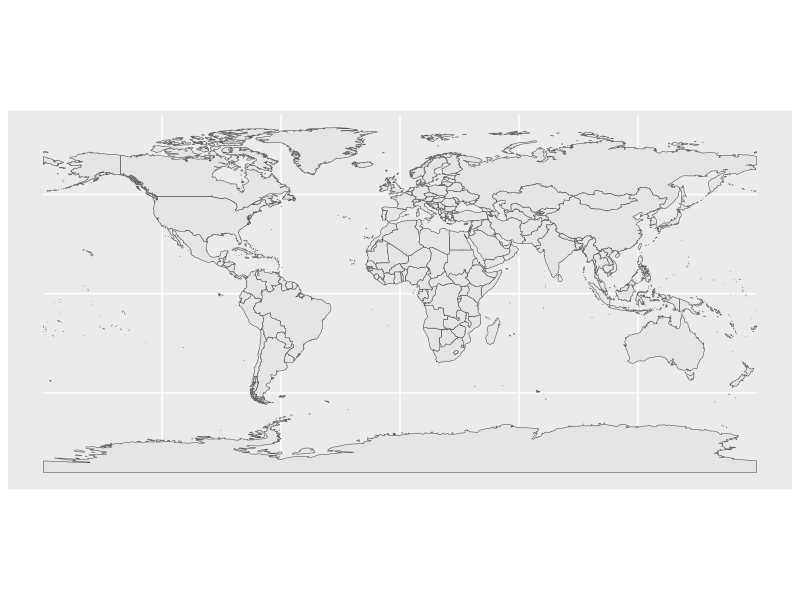
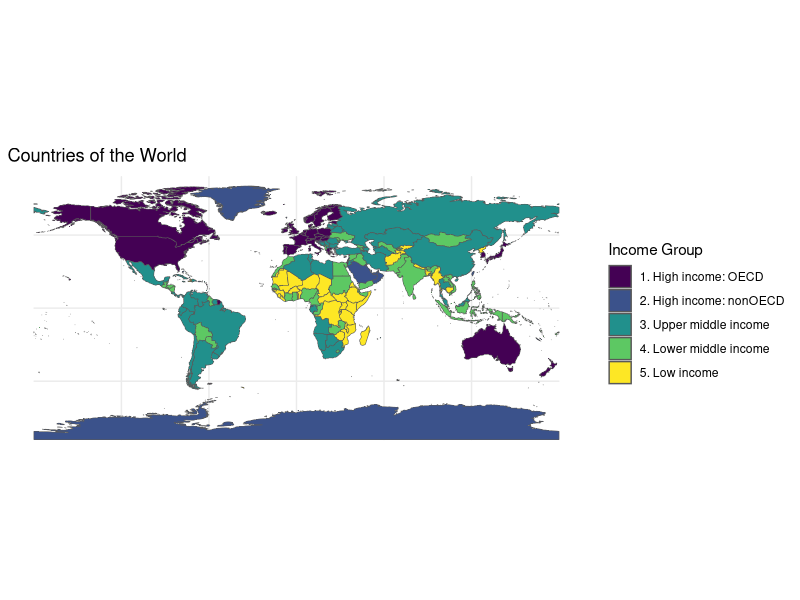

The R script that drew these images, in order:
## ---- chunk 1
#| code-fold: true
#| code-summary: "Show the code"
#| message: false
#| warning: false

library(rnaturalearth) # natural earth data

library(ggplot2) # beautiful maps

library(dplyr) # data wrangling

library(sf) # simple (spatial) features

## ---- chunk 2
#| code-fold: true
#| code-summary: "Show the code"
#| message: false

mapdata <- ne_countries(scale = "medium", # medium scale
                        returnclass = "sf") # as sf object

## ---- chunk 3
#| code-fold: true
#| code-summary: "Show the code"
#| message: false

ggplot(mapdata) + # the data I am mapping
  geom_sf() # the geometry I am using

## ---- chunk 4
#| code-fold: true
#| code-summary: "Show the code"
#| message: false

ggplot(mapdata) + # the sf data that I am mapping
  geom_sf(aes(fill = income_grp)) + # what goes on the map: FILL
  scale_fill_viridis_d(name = "Income Group", # beautiful colors
                       option = "viridis") +
  labs(title = "Countries of the World") + # labels
  theme_minimal() # minimal theme
